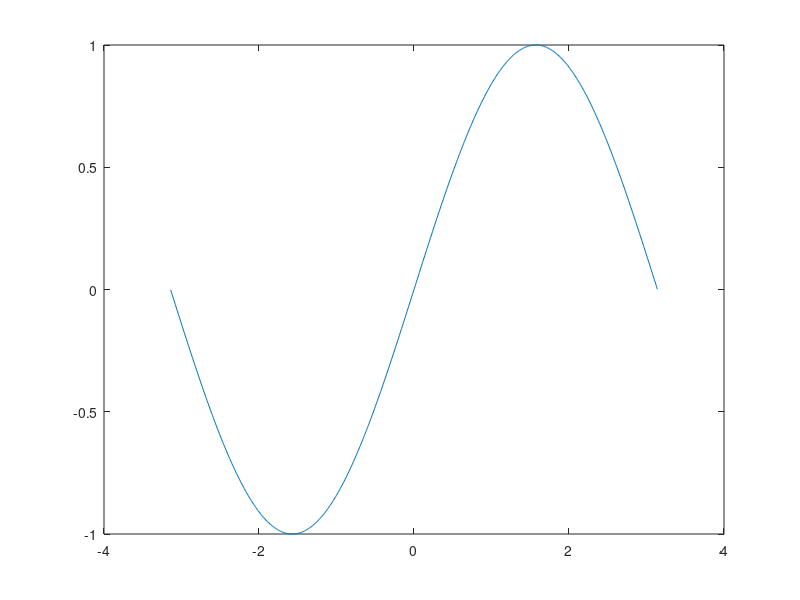
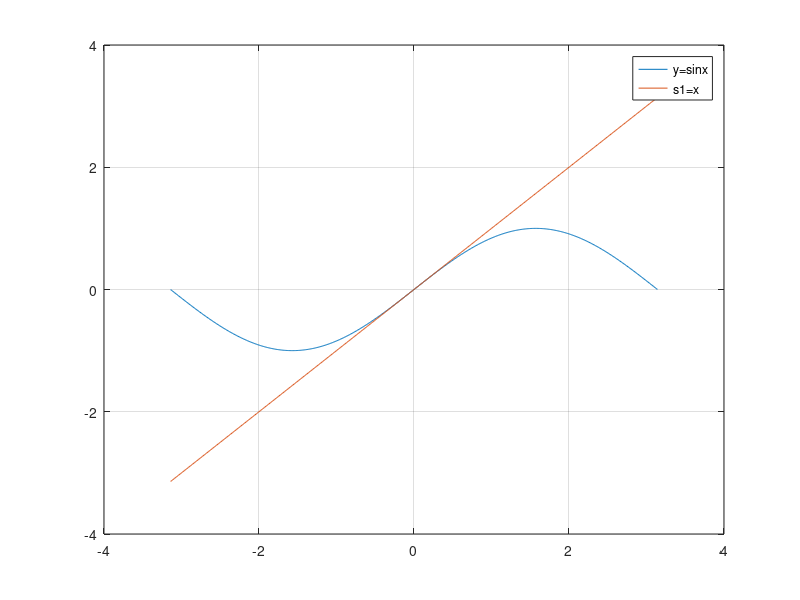
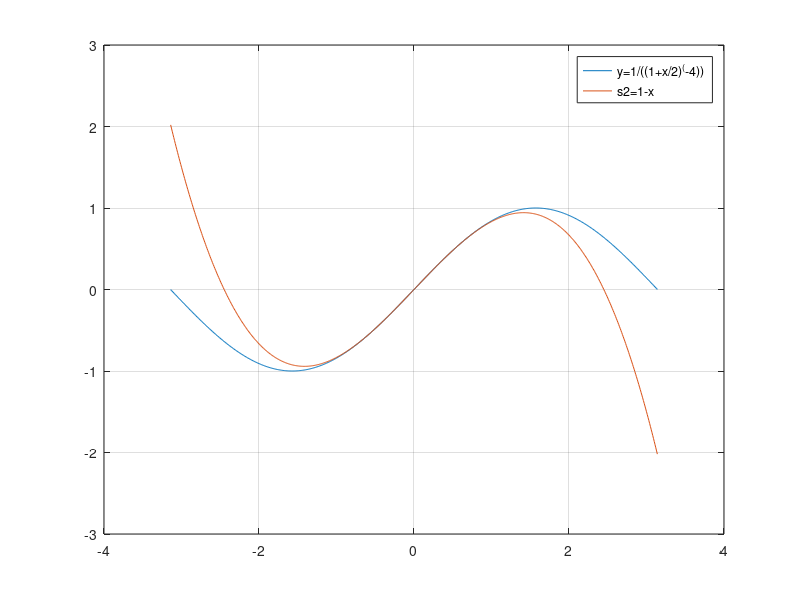
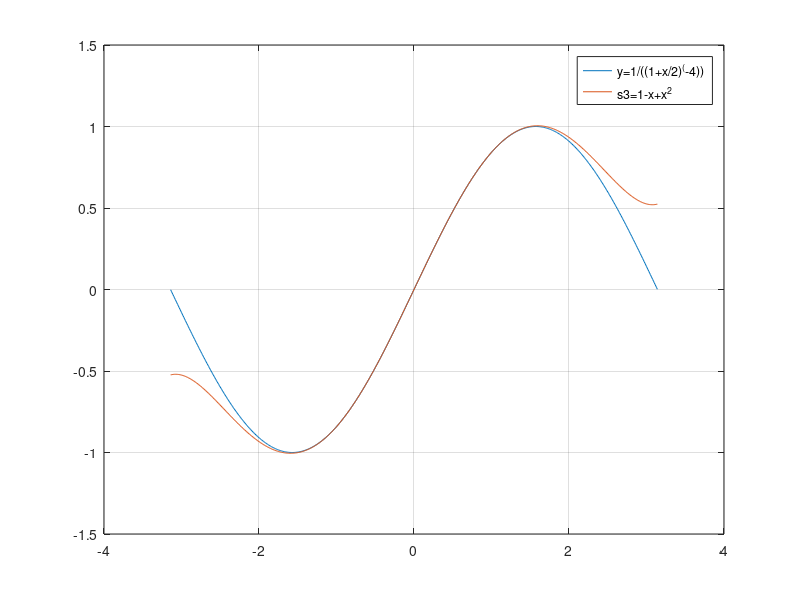

Reproduce these figures in MATLAB, in order.
x= -3.14 : 0.01: 3.14;
y=sin(x);
s1=x
s3=s1 - x.^3/factorial(3)
s5= s3 + x.^5/factorial(5)
s7= s5 - x.^7/factorial(7)
s9 = s7 + x.^9/factorial(9)
s11= s9 - x.^11/factorial(11)

figure(1)
plot(x,y)
figure(2)
plot(x,y,x,s1)
legend('y=sinx','s1=x')
grid on
figure(3)
plot(x,y,x,s3)
legend('y=1/((1+x/2)^(-4))','s2=1-x')
grid on
figure(4)
plot(x,y,x,s5)
legend('y=1/((1+x/2)^(-4))','s3=1-x+x^2')
grid on
figure(5)
plot(x,y,x,s7)
legend('y=1/((1+x/2)^(-4))','s4=1-x+x^2-x^3')
grid on
figure(6)
plot(x,y,x,s9)
legend('y=1/((1+x/2)^(-4))','s5=1-x+x^2-x^3+x^4')
grid on
figure(7)
plot(x,y,x,s11)
legend('y=1/((1+x/2)^(-4))','s6=1-x+x^2-x^3+x^4-x^5')
grid on